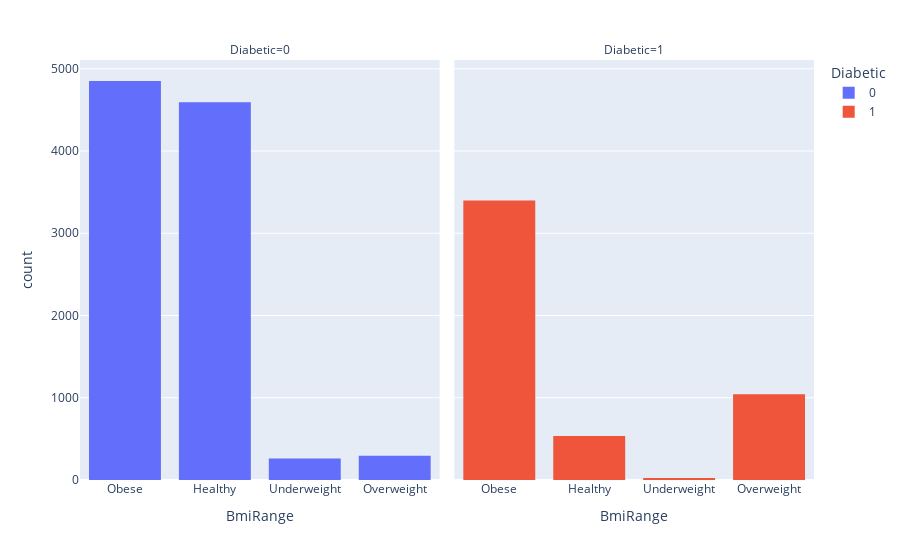

The notebook cell saved with this chart:
### Code cell
# visualise BMI
px.histogram(diabetes, "BMI", color= "Diabetic", facet_col= "Diabetic")
# create range of BMI
def bmi_function(x):
    if x < 18.5:
        return "Underweight"
    elif x >= 18.5 and x < 25:
        return "Healthy"
    elif x >= 25 and x < 30:
        return "Overweight"
    else:
        return "Obese"
diabetes["BmiRange"] = diabetes.BMI.apply(bmi_function)
px.histogram(diabetes, "BmiRange", color= "Diabetic", facet_col= "Diabetic") # patients that are obese and overweight tends to be diabteic

### Figure 1 — Plotly figure (JSON) as saved in the notebook; plotly's stock layout.template omitted (floating-point values rounded to 4 significant figures; data arrays with more than 128 entries replaced by an {"elided": "..."} marker saying what was removed)
{"data": [{"alignmentgroup": "True", "bingroup": "x", "hovertemplate": "Diabetic=0<br>BmiRange=%{x}<br>count=%{y}<extra></extra>", "legendgroup": "0", "marker": {"color": "#636efa", "pattern": {"shape": ""}}, "name": "0", "offsetgroup": "0", "orientation": "v", "showlegend": true, "type": "histogram", "x": {"elided": "10000 str values"}, "xaxis": "x", "yaxis": "y"}, {"alignmentgroup": "True", "bingroup": "x", "hovertemplate": "Diabetic=1<br>BmiRange=%{x}<br>count=%{y}<extra></extra>", "legendgroup": "1", "marker": {"color": "#EF553B", "pattern": {"shape": ""}}, "name": "1", "offsetgroup": "1", "orientation": "v", "showlegend": true, "type": "histogram", "x": {"elided": "5000 str values"}, "xaxis": "x2", "yaxis": "y2"}], "layout": {"annotations": [{"font": {}, "showarrow": false, "text": "Diabetic=0", "x": 0.245, "xanchor": "center", "xref": "paper", "y": 1, "yanchor": "bottom", "yref": "paper"}, {"font": {}, "showarrow": false, "text": "Diabetic=1", "x": 0.755, "xanchor": "center", "xref": "paper", "y": 1, "yanchor": "bottom", "yref": "paper"}], "barmode": "relative", "legend": {"title": {"text": "Diabetic"}, "tracegroupgap": 0}, "margin": {"t": 60}, "xaxis": {"anchor": "y", "domain": [0, 0.49], "title": {"text": "BmiRange"}}, "xaxis2": {"anchor": "y2", "domain": [0.51, 1], "matches": "x", "title": {"text": "BmiRange"}}, "yaxis": {"anchor": "x", "domain": [0, 1], "title": {"text": "count"}}, "yaxis2": {"anchor": "x2", "domain": [0, 1], "matches": "y", "showticklabels": false}}}
